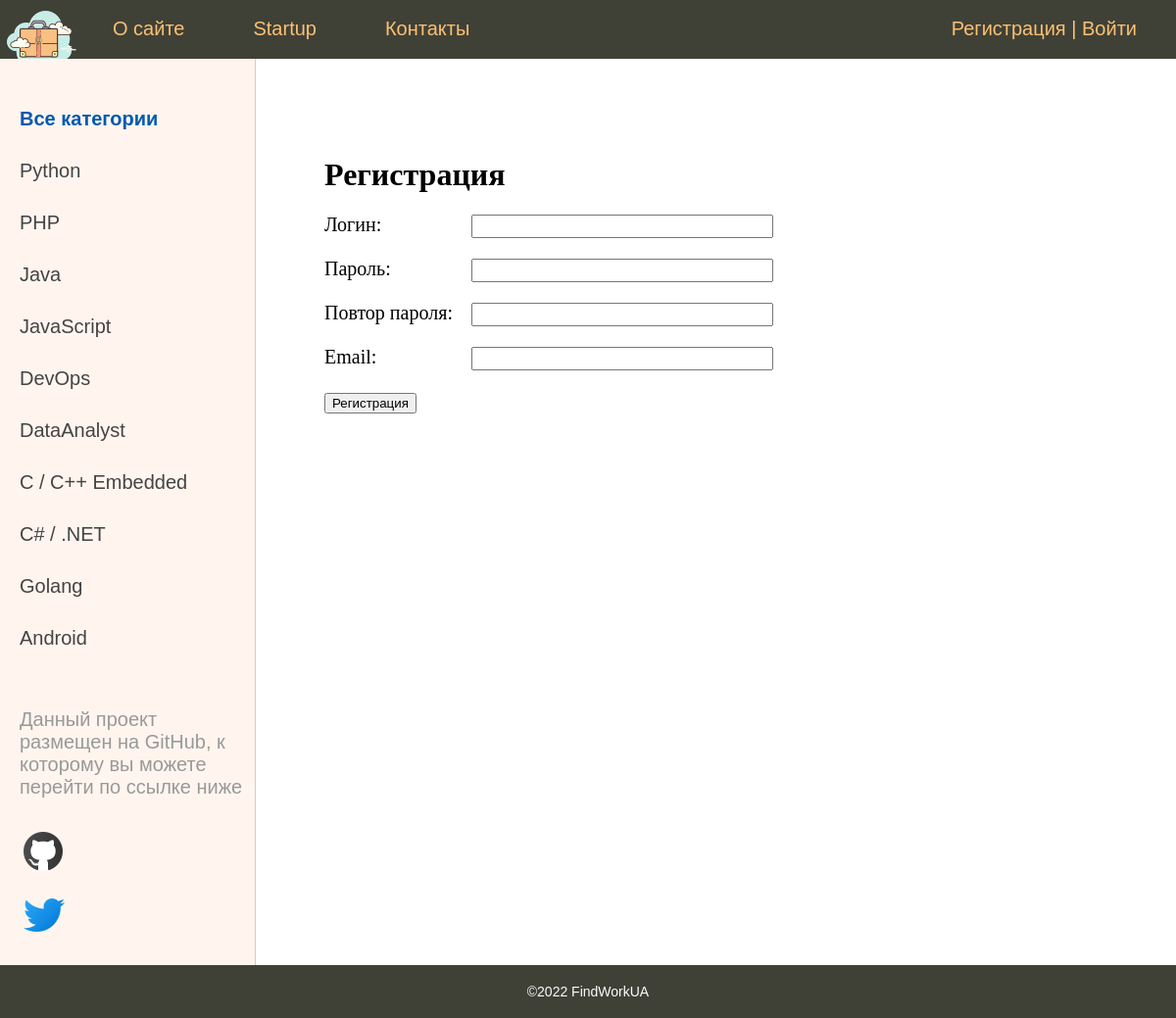
The page /register/ on the database as committed earlier.
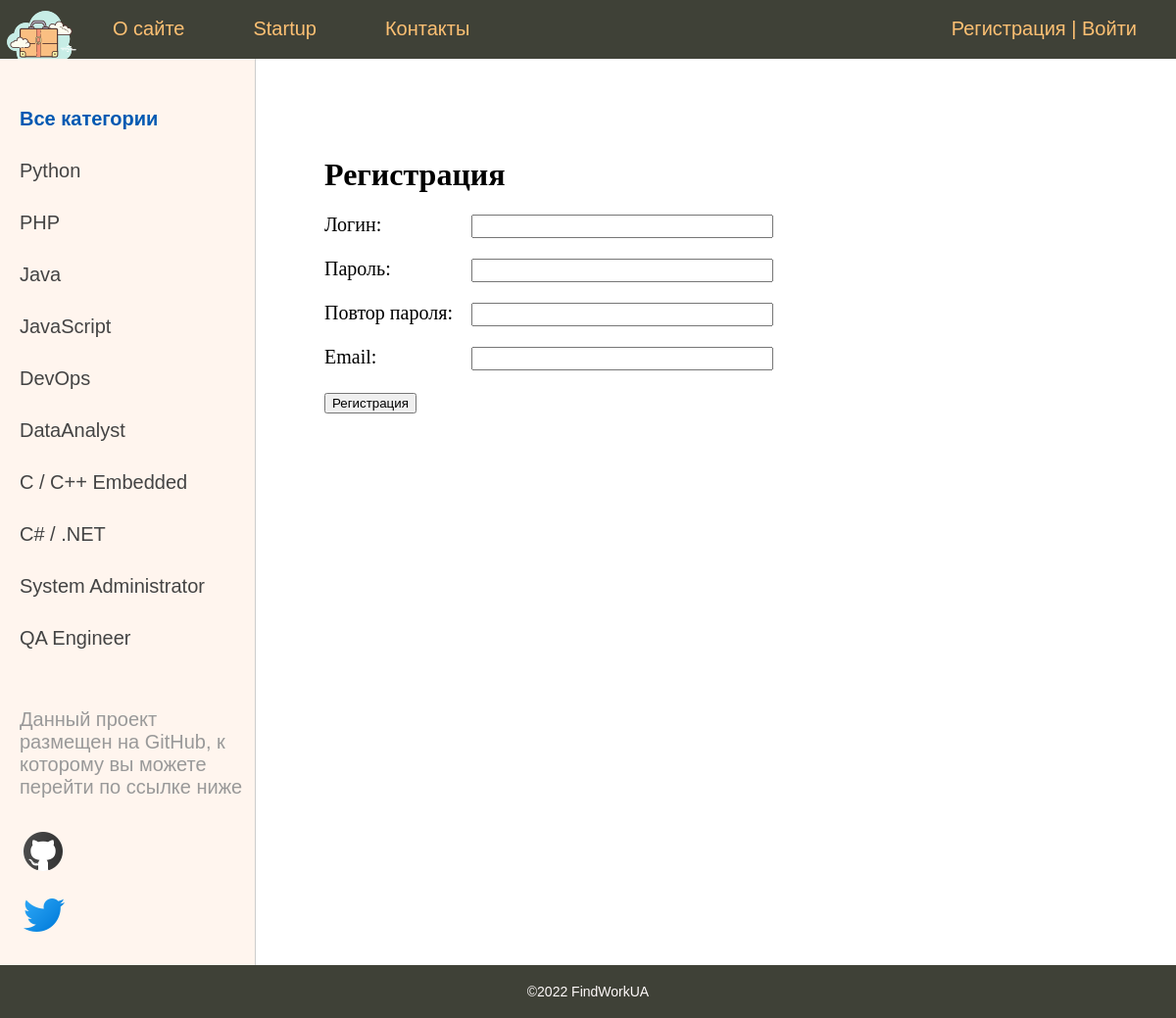
The same page on the database as committed later.
### searcherapp/models.py (models this page shows, shortened)
class Category(models.Model):
    name = models.CharField(max_length=100, db_index=True)
    slug = models.SlugField(max_length=255, db_index=True, unique=True, verbose_name='URL')
    def get_absolute_url(self):
        return reverse('category', kwargs={'cat_slug': self.slug})

### searcherapp/views.py (the view, shortened to what this page needs)
# urls.py: path('register/', RegisterUser.as_view(), name='register'),
class RegisterUser(DataMixin, CreateView):
    form_class = RegisterUserForm
    template_name = 'searcherapp/register.html'
    success_url = reverse_lazy('login')
    def get_context_data(self, *, object_list=None, **kwargs):
        context = super().get_context_data(**kwargs)
        c_def = self.get_user_context(title="Регистрация")
        return dict(list(context.items()) + list(c_def.items()))

### searcherapp/forms.py
class RegisterUserForm(UserCreationForm):
    username = forms.CharField(label='Логин', widget=forms.TextInput(attrs={'class': 'form-input'}))
    email = forms.EmailField(label='Email', widget=forms.EmailInput(attrs={'class': 'form-input'}))
    password1 = forms.CharField(label='Пароль', widget=forms.PasswordInput(attrs={'class': 'form-input'}))
    password2 = forms.CharField(label='Повтор пароля', widget=forms.PasswordInput(attrs={'class': 'form-input'}))
    class Meta:
        model = User
        fields = ('username', 'password1', 'password2', 'email')

### searcherapp/utils.py (called while the page is built)
    def get_user_context(self, **kwargs):
        context = kwargs
        cats = Category.objects.all()
        user_menu = menu.copy()
        if not self.request.user.is_authenticated:
            user_menu.pop(3)
            user_menu.pop(2)
        context['menu'] = user_menu
        context['cats'] = cats
        if 'cat_selected' not in context:
            context['cat_selected'] = 0
        return context

### searcherapp/templates/searcherapp/register.html (shortened to what this page needs)
{% extends 'searcherapp/base.html' %}
{% block content %}
<h1>{{ title }}</h1>
<form method="post">
    {% for f in form %}
    <p><label class="form-label" for="{{ f.id_for_label }}">{{ f.label }}: </label>{{ f }}</p>
    {% endfor %}
    <button type="submit">Регистрация</button>
</form>
{% endblock %}

### searcherapp/templates/searcherapp/base.html (shortened to what this page needs)
{% load static %}
{% load searcherapp_tags %}
<!DOCTYPE html>
<html>
<head>
	<link type="text/css" href="{% static 'searcherapp/css/style.css' %}" rel="stylesheet" />
</head>
<body>
<table class="table-page" border=0 cellpadding="0" cellspacing="0">
<tr><td valign=top>
{% block mainmenu %}
		<div class="header">
			<ul id="mainmenu" class="mainmenu">
			<li class="logo"><a href="{% url 'home' %}"><div class="logo"></div></a></li>
{% for m in menu %}
			<li><a href="{% url m.url_name %}">{{m.title}}</a></li>
{% endfor %}
				{% if request.user.is_authenticated %}
				<li class="last">Вы вошли как - {{user.username}} | <a href="{% url 'logout' %}">Выйти</a></li>
				{% else %}
				<li class="last"><a href="{% url 'register' %}">Регистрация</a> | <a href="{% url 'login' %}">Войти</a></li>
				{% endif %}
			</ul>
		</div>
{% endblock mainmenu %}
<table class="table-content" border=0 cellpadding="0" cellspacing="0">
<tr>
	<td valign="top" class="left-chapters">
	<ul id="leftchapters">
{% if cat_selected == 0 %}
		<li class="selected"><h4>Все категории</h4></li>
{% else %}
		<li><a href="{% url 'home' %}"><h4>Все категории</h4></a></li>
{% endif %}
{% for c in cats %}
	{% if c.pk == cat_selected %}
		<li class="selected">{{c.name}}</li>
		{% else %}
		<li><a href="{{ c.get_absolute_url }}">{{c.name}}</a></li>
	{% endif %}
{% endfor %}
		<li class="share">
		<p>Данный проект размещен на GitHub, к которому вы можете перейти по ссылке ниже</p>
		<a class="share-yt" href="https://github.com/Denislvm/work_searches_app" target="_blank" rel="nofollow"></a>
		<a class="twitter" href="https://twitter.com/denislvm69" target="_blank" rel="nofollow"></a>
		</li>
	</ul>
</td>
<td valign="top" class="content">
	<div class="content-text">
{% block content %}
{% endblock %}
</td></tr></table>
</td></tr>
<tr><td valign=top>
	<div id="footer">
		<p align="center"> ©2022 FindWorkUA</p>
	</div>
</td></tr></table>
</body>
</html>

Rows that differ between the two databases and show on the page:
removed Category: name "Golang"
removed Category: name "Android"
added Category: name "System Administrator"
added Category: name "QA Engineer"
